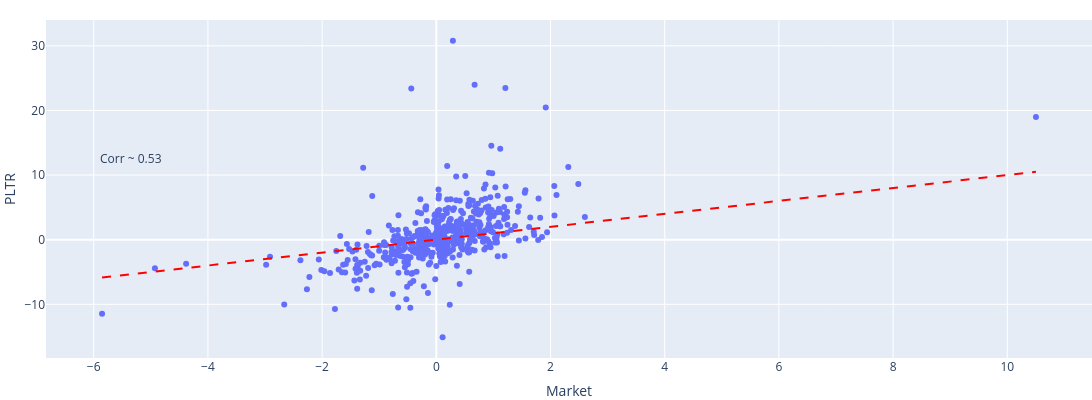

The notebook cell this image was saved under:
### Markdown cell above
## Correlation and market sensitivity

Returns are aligned by trading date before comparison. Correlation measures
their linear association.

The dashed `y = x` line is an equal-return reference,
not a fitted regression.

### Code cell
comparison = pd.concat({"PLTR": returns, "Market": market_returns}, axis=1).dropna()

display(comparison.corr())
fig = px.scatter(comparison, x="Market", y="PLTR", width=1200, height=400)
fig.add_annotation(
    x=0.05, y=0.62, xref="paper", yref="paper",
    text=f"Corr ~ {comparison.corr()["PLTR"].loc["Market"]:.2f}",
    showarrow=False, xanchor="left", yanchor="top"
)
lo, hi = comparison["Market"].min(), comparison["Market"].max()
fig.add_shape(type="line", x0=lo, y0=lo, x1=hi, y1=hi,line=dict(color="red", dash="dash"))
fig.update_layout(margin=dict(l=5, r=00, t=20, b=10)).show()

### Figure 1 — Plotly figure (JSON) as saved in the notebook; plotly's stock layout.template omitted (floating-point values rounded to 4 significant figures; data arrays with more than 128 entries replaced by an {"elided": "..."} marker saying what was removed)
{"data": [{"hovertemplate": "Market=%{x}<br>PLTR=%{y}<extra></extra>", "legendgroup": "", "marker": {"color": "#636efa", "symbol": "circle"}, "mode": "markers", "name": "", "orientation": "v", "showlegend": false, "type": "scatter", "x": {"elided": "501 float values"}, "xaxis": "x", "y": {"elided": "501 float values"}, "yaxis": "y"}], "layout": {"annotations": [{"showarrow": false, "text": "Corr ~ 0.53", "x": 0.05, "xanchor": "left", "xref": "paper", "y": 0.62, "yanchor": "top", "yref": "paper"}], "height": 400, "legend": {"tracegroupgap": 0}, "margin": {"b": 10, "l": 5, "r": 0, "t": 20}, "shapes": [{"line": {"color": "red", "dash": "dash"}, "type": "line", "x0": -5.854, "x1": 10.5, "y0": -5.854, "y1": 10.5}], "width": 1200, "xaxis": {"anchor": "y", "domain": [0, 1], "title": {"text": "Market"}}, "yaxis": {"anchor": "x", "domain": [0, 1], "title": {"text": "PLTR"}}}}
